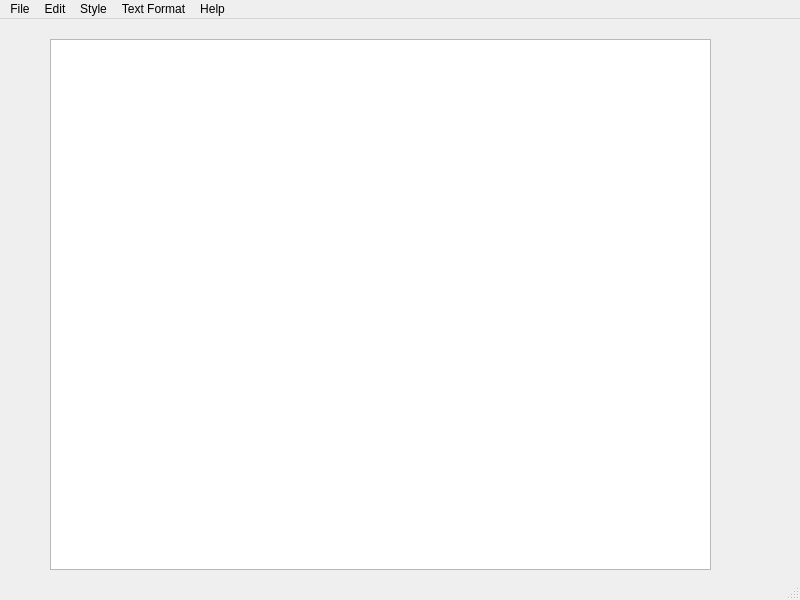
<?xml version="1.0" encoding="UTF-8"?>
<ui version="4.0">
 <class>MainWindow</class>
 <widget class="QMainWindow" name="MainWindow">
  <property name="geometry">
   <rect>
    <x>0</x>
    <y>0</y>
    <width>800</width>
    <height>600</height>
   </rect>
  </property>
  <property name="windowTitle">
   <string>MainWindow</string>
  </property>
  <widget class="QWidget" name="centralwidget">
   <widget class="QPlainTextEdit" name="plainTextEdit">
    <property name="geometry">
     <rect>
      <x>50</x>
      <y>20</y>
      <width>661</width>
      <height>531</height>
     </rect>
    </property>
   </widget>
  </widget>
  <widget class="QMenuBar" name="menubar">
   <property name="geometry">
    <rect>
     <x>0</x>
     <y>0</y>
     <width>800</width>
     <height>21</height>
    </rect>
   </property>
   <widget class="QMenu" name="menuFile">
    <property name="title">
     <string>File</string>
    </property>
    <addaction name="actionNew"/>
    <addaction name="actionSave"/>
    <addaction name="actionOpen"/>
    <addaction name="separator"/>
    <addaction name="actionExit"/>
   </widget>
   <widget class="QMenu" name="menuEdit">
    <property name="title">
     <string>Edit</string>
    </property>
    <addaction name="actionUndo"/>
    <addaction name="actionRedo"/>
    <addaction name="separator"/>
    <addaction name="actionCut"/>
    <addaction name="actionCopy"/>
    <addaction name="actionPaste"/>
    <addaction name="actionDelete"/>
   </widget>
   <widget class="QMenu" name="menuStyle">
    <property name="title">
     <string>Style</string>
    </property>
    <addaction name="actionBold"/>
    <addaction name="actionUnbold"/>
   </widget>
   <widget class="QMenu" name="menuText_Format">
    <property name="title">
     <string>Text Format</string>
    </property>
    <addaction name="actionSuperscript"/>
    <addaction name="actionSubscript"/>
   </widget>
   <widget class="QMenu" name="menuHelp">
    <property name="title">
     <string>Help</string>
    </property>
    <addaction name="actionAbout_Me"/>
   </widget>
   <addaction name="menuFile"/>
   <addaction name="menuEdit"/>
   <addaction name="menuStyle"/>
   <addaction name="menuText_Format"/>
   <addaction name="menuHelp"/>
  </widget>
  <widget class="QStatusBar" name="statusbar"/>
  <action name="actionNew">
   <property name="icon">
    <iconset resource="icon.qrc">
     <normaloff>:/Icons/icons/new_file_icon.png</normaloff>:/Icons/icons/new_file_icon.png</iconset>
   </property>
   <property name="text">
    <string>New</string>
   </property>
  </action>
  <action name="actionSave">
   <property name="icon">
    <iconset resource="icon.qrc">
     <normaloff>:/Icons/icons/folder.png</normaloff>:/Icons/icons/folder.png</iconset>
   </property>
   <property name="text">
    <string>Save</string>
   </property>
  </action>
  <action name="actionOpen">
   <property name="icon">
    <iconset resource="icon.qrc">
     <normaloff>:/Icons/icons/open_file_icon.png</normaloff>:/Icons/icons/open_file_icon.png</iconset>
   </property>
   <property name="text">
    <string>Open</string>
   </property>
  </action>
  <action name="actionExit">
   <property name="icon">
    <iconset resource="icon.qrc">
     <normaloff>:/Icons/icons/exit_file_icon.jpg</normaloff>:/Icons/icons/exit_file_icon.jpg</iconset>
   </property>
   <property name="text">
    <string>Exit</string>
   </property>
  </action>
  <action name="actionUndo">
   <property name="icon">
    <iconset resource="icon.qrc">
     <normaloff>:/Icons/icons/undo_file_icon.jpg</normaloff>:/Icons/icons/undo_file_icon.jpg</iconset>
   </property>
   <property name="text">
    <string>Undo</string>
   </property>
  </action>
  <action name="actionRedo">
   <property name="icon">
    <iconset resource="icon.qrc">
     <normaloff>:/Icons/icons/redo_file_icon.jpg</normaloff>:/Icons/icons/redo_file_icon.jpg</iconset>
   </property>
   <property name="text">
    <string>Redo</string>
   </property>
  </action>
  <action name="actionCut">
   <property name="icon">
    <iconset resource="icon.qrc">
     <normaloff>:/Icons/icons/cut_icon.png</normaloff>:/Icons/icons/cut_icon.png</iconset>
   </property>
   <property name="text">
    <string>Cut</string>
   </property>
  </action>
  <action name="actionCopy">
   <property name="icon">
    <iconset resource="icon.qrc">
     <normaloff>:/Icons/icons/copy_icon.png</normaloff>:/Icons/icons/copy_icon.png</iconset>
   </property>
   <property name="text">
    <string>Copy</string>
   </property>
  </action>
  <action name="actionPaste">
   <property name="icon">
    <iconset resource="icon.qrc">
     <normaloff>:/Icons/icons/paste_icon.png</normaloff>:/Icons/icons/paste_icon.png</iconset>
   </property>
   <property name="text">
    <string>Paste</string>
   </property>
  </action>
  <action name="actionDelete">
   <property name="icon">
    <iconset resource="icon.qrc">
     <normaloff>:/Icons/icons/delete_file_icon.png</normaloff>:/Icons/icons/delete_file_icon.png</iconset>
   </property>
   <property name="text">
    <string>Delete</string>
   </property>
  </action>
  <action name="actionBold">
   <property name="icon">
    <iconset resource="icon.qrc">
     <normaloff>:/Icons/icons/Bold_icon.png</normaloff>:/Icons/icons/Bold_icon.png</iconset>
   </property>
   <property name="text">
    <string>Bold</string>
   </property>
  </action>
  <action name="actionUnbold">
   <property name="icon">
    <iconset resource="icon.qrc">
     <normaloff>:/Icons/icons/underline.png</normaloff>:/Icons/icons/underline.png</iconset>
   </property>
   <property name="text">
    <string>Unbold</string>
   </property>
  </action>
  <action name="actionSuperscript">
   <property name="icon">
    <iconset resource="icon.qrc">
     <normaloff>:/Icons/icons/font-style-superscript.png</normaloff>:/Icons/icons/font-style-superscript.png</iconset>
   </property>
   <property name="text">
    <string>superscript</string>
   </property>
  </action>
  <action name="actionSubscript">
   <property name="icon">
    <iconset resource="icon.qrc">
     <normaloff>:/Icons/icons/subscript.jpg</normaloff>:/Icons/icons/subscript.jpg</iconset>
   </property>
   <property name="text">
    <string>subscript</string>
   </property>
  </action>
  <action name="actionAbout_Me">
   <property name="icon">
    <iconset resource="icon.qrc">
     <normaloff>:/Icons/icons/info.png</normaloff>:/Icons/icons/info.png</iconset>
   </property>
   <property name="text">
    <string>About Me</string>
   </property>
  </action>
 </widget>
 <resources>
  <include location="icon.qrc"/>
 </resources>
 <connections/>
</ui>
